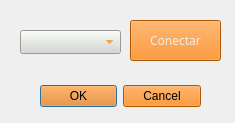
<?xml version="1.0" encoding="UTF-8"?>
<ui version="4.0">
 <class>DialogPuerto</class>
 <widget class="QDialog" name="DialogPuerto">
  <property name="geometry">
   <rect>
    <x>0</x>
    <y>0</y>
    <width>235</width>
    <height>123</height>
   </rect>
  </property>
  <property name="windowTitle">
   <string>Dialog</string>
  </property>
  <property name="styleSheet">
   <string notr="true">QWidget#DialogPuerto
{
	background-image: url(:/files/star-wars-backgrounds.png);

}

</string>
  </property>
  <widget class="QDialogButtonBox" name="buttonBox">
   <property name="enabled">
    <bool>true</bool>
   </property>
   <property name="geometry">
    <rect>
     <x>40</x>
     <y>80</y>
     <width>161</width>
     <height>32</height>
    </rect>
   </property>
   <property name="palette">
    <palette>
     <active>
      <colorrole role="WindowText">
       <brush brushstyle="SolidPattern">
        <color alpha="255">
         <red>238</red>
         <green>238</green>
         <blue>236</blue>
        </color>
       </brush>
      </colorrole>
      <colorrole role="Button">
       <brush brushstyle="SolidPattern">
        <color alpha="255">
         <red>245</red>
         <green>121</green>
         <blue>0</blue>
        </color>
       </brush>
      </colorrole>
      <colorrole role="Text">
       <brush brushstyle="SolidPattern">
        <color alpha="255">
         <red>238</red>
         <green>238</green>
         <blue>236</blue>
        </color>
       </brush>
      </colorrole>
      <colorrole role="ButtonText">
       <brush brushstyle="SolidPattern">
        <color alpha="255">
         <red>238</red>
         <green>238</green>
         <blue>236</blue>
        </color>
       </brush>
      </colorrole>
      <colorrole role="Base">
       <brush brushstyle="SolidPattern">
        <color alpha="255">
         <red>245</red>
         <green>121</green>
         <blue>0</blue>
        </color>
       </brush>
      </colorrole>
      <colorrole role="Window">
       <brush brushstyle="SolidPattern">
        <color alpha="255">
         <red>245</red>
         <green>121</green>
         <blue>0</blue>
        </color>
       </brush>
      </colorrole>
     </active>
     <inactive>
      <colorrole role="WindowText">
       <brush brushstyle="SolidPattern">
        <color alpha="255">
         <red>238</red>
         <green>238</green>
         <blue>236</blue>
        </color>
       </brush>
      </colorrole>
      <colorrole role="Button">
       <brush brushstyle="SolidPattern">
        <color alpha="255">
         <red>245</red>
         <green>121</green>
         <blue>0</blue>
        </color>
       </brush>
      </colorrole>
      <colorrole role="Text">
       <brush brushstyle="SolidPattern">
        <color alpha="255">
         <red>238</red>
         <green>238</green>
         <blue>236</blue>
        </color>
       </brush>
      </colorrole>
      <colorrole role="ButtonText">
       <brush brushstyle="SolidPattern">
        <color alpha="255">
         <red>238</red>
         <green>238</green>
         <blue>236</blue>
        </color>
       </brush>
      </colorrole>
      <colorrole role="Base">
       <brush brushstyle="SolidPattern">
        <color alpha="255">
         <red>245</red>
         <green>121</green>
         <blue>0</blue>
        </color>
       </brush>
      </colorrole>
      <colorrole role="Window">
       <brush brushstyle="SolidPattern">
        <color alpha="255">
         <red>245</red>
         <green>121</green>
         <blue>0</blue>
        </color>
       </brush>
      </colorrole>
     </inactive>
     <disabled>
      <colorrole role="WindowText">
       <brush brushstyle="SolidPattern">
        <color alpha="255">
         <red>190</red>
         <green>190</green>
         <blue>190</blue>
        </color>
       </brush>
      </colorrole>
      <colorrole role="Button">
       <brush brushstyle="SolidPattern">
        <color alpha="255">
         <red>245</red>
         <green>121</green>
         <blue>0</blue>
        </color>
       </brush>
      </colorrole>
      <colorrole role="Text">
       <brush brushstyle="SolidPattern">
        <color alpha="255">
         <red>190</red>
         <green>190</green>
         <blue>190</blue>
        </color>
       </brush>
      </colorrole>
      <colorrole role="ButtonText">
       <brush brushstyle="SolidPattern">
        <color alpha="255">
         <red>190</red>
         <green>190</green>
         <blue>190</blue>
        </color>
       </brush>
      </colorrole>
      <colorrole role="Base">
       <brush brushstyle="SolidPattern">
        <color alpha="255">
         <red>245</red>
         <green>121</green>
         <blue>0</blue>
        </color>
       </brush>
      </colorrole>
      <colorrole role="Window">
       <brush brushstyle="SolidPattern">
        <color alpha="255">
         <red>245</red>
         <green>121</green>
         <blue>0</blue>
        </color>
       </brush>
      </colorrole>
     </disabled>
    </palette>
   </property>
   <property name="font">
    <font>
     <family>Ubuntu Mono</family>
     <kerning>true</kerning>
    </font>
   </property>
   <property name="contextMenuPolicy">
    <enum>Qt::NoContextMenu</enum>
   </property>
   <property name="styleSheet">
    <string notr="true">background-color: rgb(245, 121, 0);</string>
   </property>
   <property name="orientation">
    <enum>Qt::Horizontal</enum>
   </property>
   <property name="standardButtons">
    <set>QDialogButtonBox::Cancel|QDialogButtonBox::Ok</set>
   </property>
  </widget>
  <widget class="QPushButton" name="pushButtonConect">
   <property name="geometry">
    <rect>
     <x>130</x>
     <y>20</y>
     <width>91</width>
     <height>41</height>
    </rect>
   </property>
   <property name="palette">
    <palette>
     <active>
      <colorrole role="Button">
       <brush brushstyle="SolidPattern">
        <color alpha="255">
         <red>245</red>
         <green>121</green>
         <blue>0</blue>
        </color>
       </brush>
      </colorrole>
      <colorrole role="ButtonText">
       <brush brushstyle="SolidPattern">
        <color alpha="255">
         <red>238</red>
         <green>238</green>
         <blue>236</blue>
        </color>
       </brush>
      </colorrole>
      <colorrole role="Base">
       <brush brushstyle="SolidPattern">
        <color alpha="255">
         <red>245</red>
         <green>121</green>
         <blue>0</blue>
        </color>
       </brush>
      </colorrole>
      <colorrole role="Window">
       <brush brushstyle="SolidPattern">
        <color alpha="255">
         <red>245</red>
         <green>121</green>
         <blue>0</blue>
        </color>
       </brush>
      </colorrole>
     </active>
     <inactive>
      <colorrole role="Button">
       <brush brushstyle="SolidPattern">
        <color alpha="255">
         <red>245</red>
         <green>121</green>
         <blue>0</blue>
        </color>
       </brush>
      </colorrole>
      <colorrole role="ButtonText">
       <brush brushstyle="SolidPattern">
        <color alpha="255">
         <red>238</red>
         <green>238</green>
         <blue>236</blue>
        </color>
       </brush>
      </colorrole>
      <colorrole role="Base">
       <brush brushstyle="SolidPattern">
        <color alpha="255">
         <red>245</red>
         <green>121</green>
         <blue>0</blue>
        </color>
       </brush>
      </colorrole>
      <colorrole role="Window">
       <brush brushstyle="SolidPattern">
        <color alpha="255">
         <red>245</red>
         <green>121</green>
         <blue>0</blue>
        </color>
       </brush>
      </colorrole>
     </inactive>
     <disabled>
      <colorrole role="Button">
       <brush brushstyle="SolidPattern">
        <color alpha="255">
         <red>245</red>
         <green>121</green>
         <blue>0</blue>
        </color>
       </brush>
      </colorrole>
      <colorrole role="ButtonText">
       <brush brushstyle="SolidPattern">
        <color alpha="255">
         <red>190</red>
         <green>190</green>
         <blue>190</blue>
        </color>
       </brush>
      </colorrole>
      <colorrole role="Base">
       <brush brushstyle="SolidPattern">
        <color alpha="255">
         <red>245</red>
         <green>121</green>
         <blue>0</blue>
        </color>
       </brush>
      </colorrole>
      <colorrole role="Window">
       <brush brushstyle="SolidPattern">
        <color alpha="255">
         <red>245</red>
         <green>121</green>
         <blue>0</blue>
        </color>
       </brush>
      </colorrole>
     </disabled>
    </palette>
   </property>
   <property name="font">
    <font>
     <family>Ubuntu Mono</family>
    </font>
   </property>
   <property name="styleSheet">
    <string notr="true">background-color: rgb(245, 121, 0);</string>
   </property>
   <property name="text">
    <string>Conectar</string>
   </property>
  </widget>
  <widget class="QComboBox" name="comboBox">
   <property name="geometry">
    <rect>
     <x>20</x>
     <y>30</y>
     <width>101</width>
     <height>24</height>
    </rect>
   </property>
   <property name="palette">
    <palette>
     <active>
      <colorrole role="Button">
       <brush brushstyle="SolidPattern">
        <color alpha="255">
         <red>211</red>
         <green>215</green>
         <blue>207</blue>
        </color>
       </brush>
      </colorrole>
      <colorrole role="Text">
       <brush brushstyle="SolidPattern">
        <color alpha="255">
         <red>245</red>
         <green>121</green>
         <blue>0</blue>
        </color>
       </brush>
      </colorrole>
      <colorrole role="ButtonText">
       <brush brushstyle="SolidPattern">
        <color alpha="255">
         <red>245</red>
         <green>121</green>
         <blue>0</blue>
        </color>
       </brush>
      </colorrole>
      <colorrole role="Base">
       <brush brushstyle="SolidPattern">
        <color alpha="255">
         <red>211</red>
         <green>215</green>
         <blue>207</blue>
        </color>
       </brush>
      </colorrole>
      <colorrole role="Window">
       <brush brushstyle="SolidPattern">
        <color alpha="255">
         <red>211</red>
         <green>215</green>
         <blue>207</blue>
        </color>
       </brush>
      </colorrole>
     </active>
     <inactive>
      <colorrole role="Button">
       <brush brushstyle="SolidPattern">
        <color alpha="255">
         <red>211</red>
         <green>215</green>
         <blue>207</blue>
        </color>
       </brush>
      </colorrole>
      <colorrole role="Text">
       <brush brushstyle="SolidPattern">
        <color alpha="255">
         <red>245</red>
         <green>121</green>
         <blue>0</blue>
        </color>
       </brush>
      </colorrole>
      <colorrole role="ButtonText">
       <brush brushstyle="SolidPattern">
        <color alpha="255">
         <red>245</red>
         <green>121</green>
         <blue>0</blue>
        </color>
       </brush>
      </colorrole>
      <colorrole role="Base">
       <brush brushstyle="SolidPattern">
        <color alpha="255">
         <red>211</red>
         <green>215</green>
         <blue>207</blue>
        </color>
       </brush>
      </colorrole>
      <colorrole role="Window">
       <brush brushstyle="SolidPattern">
        <color alpha="255">
         <red>211</red>
         <green>215</green>
         <blue>207</blue>
        </color>
       </brush>
      </colorrole>
     </inactive>
     <disabled>
      <colorrole role="Button">
       <brush brushstyle="SolidPattern">
        <color alpha="255">
         <red>211</red>
         <green>215</green>
         <blue>207</blue>
        </color>
       </brush>
      </colorrole>
      <colorrole role="Text">
       <brush brushstyle="SolidPattern">
        <color alpha="255">
         <red>190</red>
         <green>190</green>
         <blue>190</blue>
        </color>
       </brush>
      </colorrole>
      <colorrole role="ButtonText">
       <brush brushstyle="SolidPattern">
        <color alpha="255">
         <red>190</red>
         <green>190</green>
         <blue>190</blue>
        </color>
       </brush>
      </colorrole>
      <colorrole role="Base">
       <brush brushstyle="SolidPattern">
        <color alpha="255">
         <red>211</red>
         <green>215</green>
         <blue>207</blue>
        </color>
       </brush>
      </colorrole>
      <colorrole role="Window">
       <brush brushstyle="SolidPattern">
        <color alpha="255">
         <red>211</red>
         <green>215</green>
         <blue>207</blue>
        </color>
       </brush>
      </colorrole>
     </disabled>
    </palette>
   </property>
   <property name="styleSheet">
    <string notr="true">
background-color: rgb(211, 215, 207);</string>
   </property>
  </widget>
 </widget>
 <resources/>
 <connections>
  <connection>
   <sender>buttonBox</sender>
   <signal>accepted()</signal>
   <receiver>DialogPuerto</receiver>
   <slot>accept()</slot>
   <hints>
    <hint type="sourcelabel">
     <x>248</x>
     <y>254</y>
    </hint>
    <hint type="destinationlabel">
     <x>157</x>
     <y>274</y>
    </hint>
   </hints>
  </connection>
  <connection>
   <sender>buttonBox</sender>
   <signal>rejected()</signal>
   <receiver>DialogPuerto</receiver>
   <slot>reject()</slot>
   <hints>
    <hint type="sourcelabel">
     <x>316</x>
     <y>260</y>
    </hint>
    <hint type="destinationlabel">
     <x>286</x>
     <y>274</y>
    </hint>
   </hints>
  </connection>
 </connections>
</ui>
